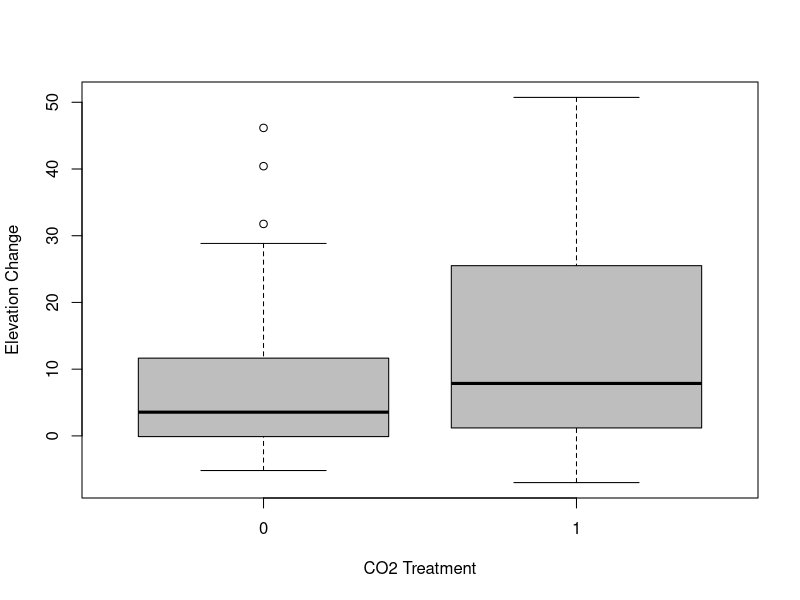

Write R code to recreate this figure. (Note: this script raises an error after producing the figure.)
##### INTERPRETING THE EFFECTS OF CATEGORICAL PREDICTORS
### Data from Cherry, J.A., McKee, K.L., and Grace, J.B. 2009. Journal of Ecology 97:67-77.

setwd("G:/SEM/Grace")

dat <- read.csv("SEM.1.7-SEM Essentials Categorical Predictors_data.csv")
names(dat)
head(dat)
attach(dat)

### Examine net difference
dev.new(height=4, width=4); boxplot(ElevChange ~ CO2, col="grey", ylab="Elevation Change", xlab="CO2 Treatment")

### lavaan modeling
library(lavaan)
# specify model
mod <- 'ElevChange ~ CO2'

# fit model
mod.fit <- sem(mod, data=dat)

# request summaries
summary(mod.fit, rsq=T, standardized=T)
standardizedSolution(mod.fit, type = "std.all") # extra information
standardizedSolution(mod.fit, type = "std.nox") # extra information

### Compute standardized coefficient by hand
est = 5.280
sd.elev <- sd(ElevChange)
sd.co2  <- sd(CO2)

std.all <- est*(sd.co2/sd.elev)
print(std.all)

### What is the sd of ElevChange?
print(sd.elev)
hist(ElevChange, col="grey")  # extra information

### What is sd of CO2?
print(sd.co2)

### What if we had a categorical variable with unequal numbers of 0s and 1s?
new.cat <- c(0,0,0,0,0,0,0,0,0,0,0,0,0,0,0,0,0,0,1,1)
print(sd(new.cat))

### Range standardization
range.elev <- max(ElevChange) - min(ElevChange)
print(range.elev)
range.co2  = 1

std.range <- est*(range.co2/range.elev)
print(std.range)

# We can visualize the range of values for ElevChange
plot(ElevChange, pch=16)
